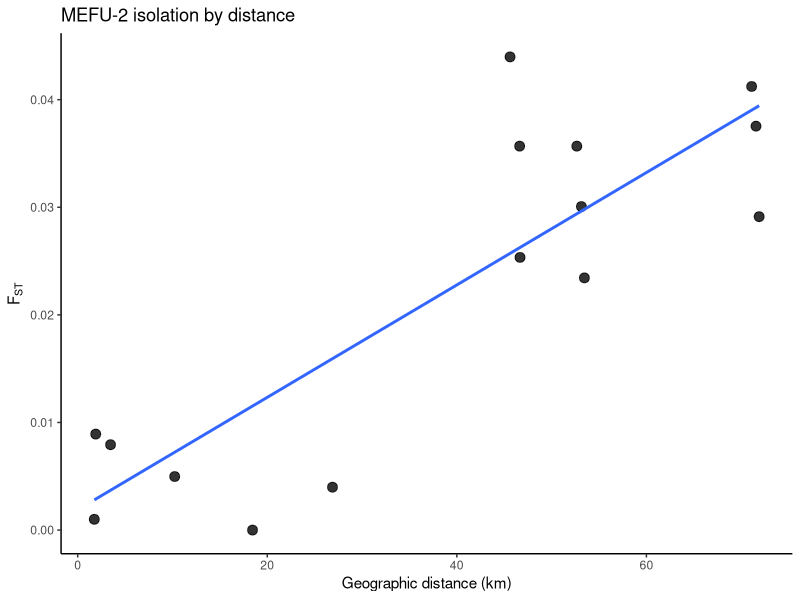
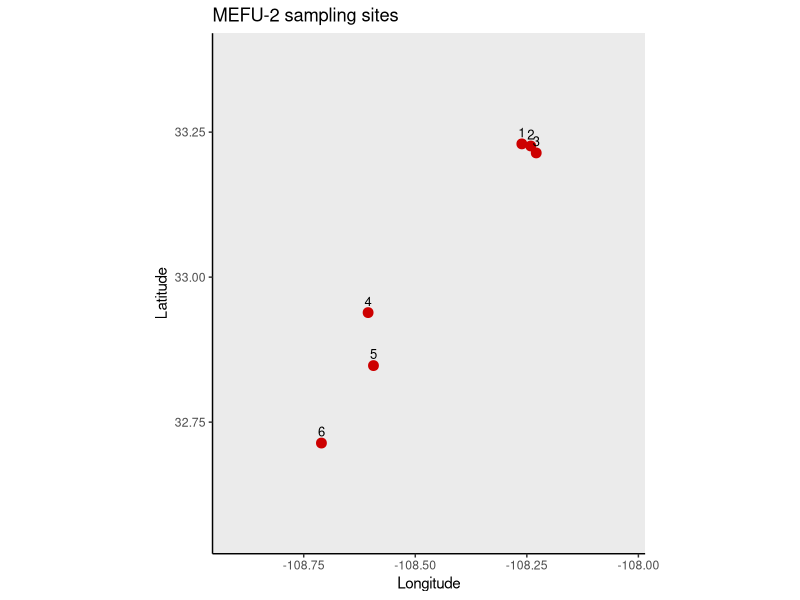

Write the R code that produced these figures, in order. (Note: this script raises an error after producing the figures.)
# -----------------------------
# MEFU-2 Meda fulgida
# Pilger et al. 2017
# Upper Gila River, New Mexico
#
# Workflow:
# - site coordinates are taken directly from Table S1
# - pairwise values in Table S4 are Slatkin's linearized FST
# - raw FST is back-calculated as linearized_FST / (1 + linearized_FST)
# - the matrix is forced to be symmetric
# - any negative FST values are set to 0
# -----------------------------

library(geosphere)
library(ggplot2)
library(maps)

# -----------------------------
# paths
# -----------------------------
out_rdata <- "/Users/johnmccall/Library/CloudStorage/OneDrive-TheOhioStateUniversity/Spring_2026/Landgen_DGS/DGS-Patterns-of-Fish-Diversity/DGS-Patterns-of-Fish-Diversity/Objective 2/Data/MEFU-2/data/MEFU-2.RData"

# -----------------------------
# 1) sites in Table S4 order
# original_site gives the site number from Pilger et al. Table S1 / Fig. 1
# site is the renumbered Objective 2 site ID used in the matrix
# -----------------------------
MEFU_2_coords <- data.frame(
  site = 1:6,
  #original_site = c(14, 13, 12, 5, 4, 3),
  #stream = c(
  #  "West Fork Gila River",
  #  "Middle Fork Gila River",
  #  "West Fork Gila River at Heart Bar Game Reserve",
  #  "Gila River at Riverside",
  #  "Gila River at Bird Area",
  #  "Gila River at confluence with Ash Canyon"
  #),
  #classification = c("Tributary", "Tributary", "Mainstem", "Mainstem", "Mainstem", "Mainstem"),
  lat = c(33.22968549, 33.22604743, 33.2141233, 32.9388458, 32.84751, 32.713959),
  lon = c(-108.2611784, -108.2412087, -108.2289433, -108.6056954, -108.593688, -108.71031),
  #elev_m = c(1738, 1725, 1711, 1360, 1331, 1240),
  #river_km_from_site1 = c(170.0, 169.0, 166.0, 75.0, 60.0, 30.0),
  stringsAsFactors = FALSE
)

stopifnot(nrow(MEFU_2_coords) == 6)
stopifnot(identical(MEFU_2_coords$site, 1:6))

# -----------------------------
# 2) pairwise FST matrix
# back-calculated from Slatkin's linearized FST in Table S4
# FST = linearized_FST / (1 + linearized_FST)
# -----------------------------
MEFU_2_fst <- matrix(0, nrow = 6, ncol = 6)
rownames(MEFU_2_fst) <- colnames(MEFU_2_fst) <- as.character(1:6)

MEFU_2_fst[1,2] <- 0.0089197225
MEFU_2_fst[1,3] <- 0.0079365079
MEFU_2_fst[1,4] <- 0.0439770554
MEFU_2_fst[1,5] <- 0.0356798457
MEFU_2_fst[1,6] <- 0.0412272291
MEFU_2_fst[2,3] <- 0.0009990010
MEFU_2_fst[2,4] <- 0.0253411306
MEFU_2_fst[2,5] <- 0.0234375000
MEFU_2_fst[2,6] <- 0.0291262136
MEFU_2_fst[3,4] <- 0.0356798457
MEFU_2_fst[3,5] <- 0.0300678952
MEFU_2_fst[3,6] <- 0.0375360924
MEFU_2_fst[4,5] <- 0.0049751244
MEFU_2_fst[4,6] <- 0.0039840637
MEFU_2_fst[5,6] <- 0.0000000000

# make symmetric and clean
MEFU_2_fst[lower.tri(MEFU_2_fst)] <- t(MEFU_2_fst)[lower.tri(MEFU_2_fst)]
MEFU_2_fst[MEFU_2_fst < 0] <- 0
diag(MEFU_2_fst) <- 0

stopifnot(identical(dim(MEFU_2_fst), c(6L, 6L)))
stopifnot(isTRUE(all.equal(MEFU_2_fst, t(MEFU_2_fst), check.attributes = FALSE)))
stopifnot(identical(as.character(MEFU_2_coords$site), rownames(MEFU_2_fst)))

# -----------------------------
# 3) geographic distances (km)
# -----------------------------
coords <- MEFU_2_coords[, c("lon", "lat")]
geo_dist_km <- geosphere::distm(coords, fun = geosphere::distHaversine) / 1000
rownames(geo_dist_km) <- colnames(geo_dist_km) <- MEFU_2_coords$site

# -----------------------------
# 4) IBD dataframe
# -----------------------------
ibd_df <- data.frame(
  site1   = rownames(MEFU_2_fst)[row(MEFU_2_fst)[upper.tri(MEFU_2_fst)]],
  site2   = colnames(MEFU_2_fst)[col(MEFU_2_fst)[upper.tri(MEFU_2_fst)]],
  fst     = MEFU_2_fst[upper.tri(MEFU_2_fst)],
  dist_km = geo_dist_km[upper.tri(geo_dist_km)]
)

# -----------------------------
# 5) map of sampling sites
# -----------------------------
world_map <- map_data("world")
usa_map   <- subset(world_map, region == "USA")

map_df <- MEFU_2_coords
map_df$label <- as.character(map_df$site)

p_map <- ggplot() +
  geom_polygon(
    data = usa_map,
    aes(x = long, y = lat, group = group),
    fill = "grey92",
    color = "grey55",
    linewidth = 0.2
  ) +
  geom_point(
    data = map_df,
    aes(x = lon, y = lat),
    color = "red3",
    size = 3
  ) +
  geom_text(
    data = map_df,
    aes(x = lon, y = lat, label = label),
    nudge_y = 0.02,
    size = 3.3
  ) +
  coord_fixed(
    ratio = 1.3,
    xlim = range(map_df$lon) + c(-0.2, 0.2),
    ylim = range(map_df$lat) + c(-0.15, 0.15)
  ) +
  theme_classic() +
  labs(
    x = "Longitude",
    y = "Latitude",
    title = "MEFU-2 sampling sites"
  )

# -----------------------------
# 6) IBD plot
# -----------------------------
p_ibd <- ggplot(ibd_df, aes(x = dist_km, y = fst)) +
  geom_point(size = 3, alpha = 0.8) +
  geom_smooth(method = "lm", se = FALSE) +
  theme_classic() +
  labs(
    x = "Geographic distance (km)",
    y = expression(F[ST]),
    title = "MEFU-2 isolation by distance"
  )

# -----------------------------
# 7) save RData
# -----------------------------
save(
  MEFU_2_fst,
  MEFU_2_coords,
  file = out_rdata
)

# -----------------------------
# 8) print outputs
# -----------------------------
print(MEFU_2_coords)
print(round(MEFU_2_fst, 4))
print(head(ibd_df))
print(p_map)
print(p_ibd)
